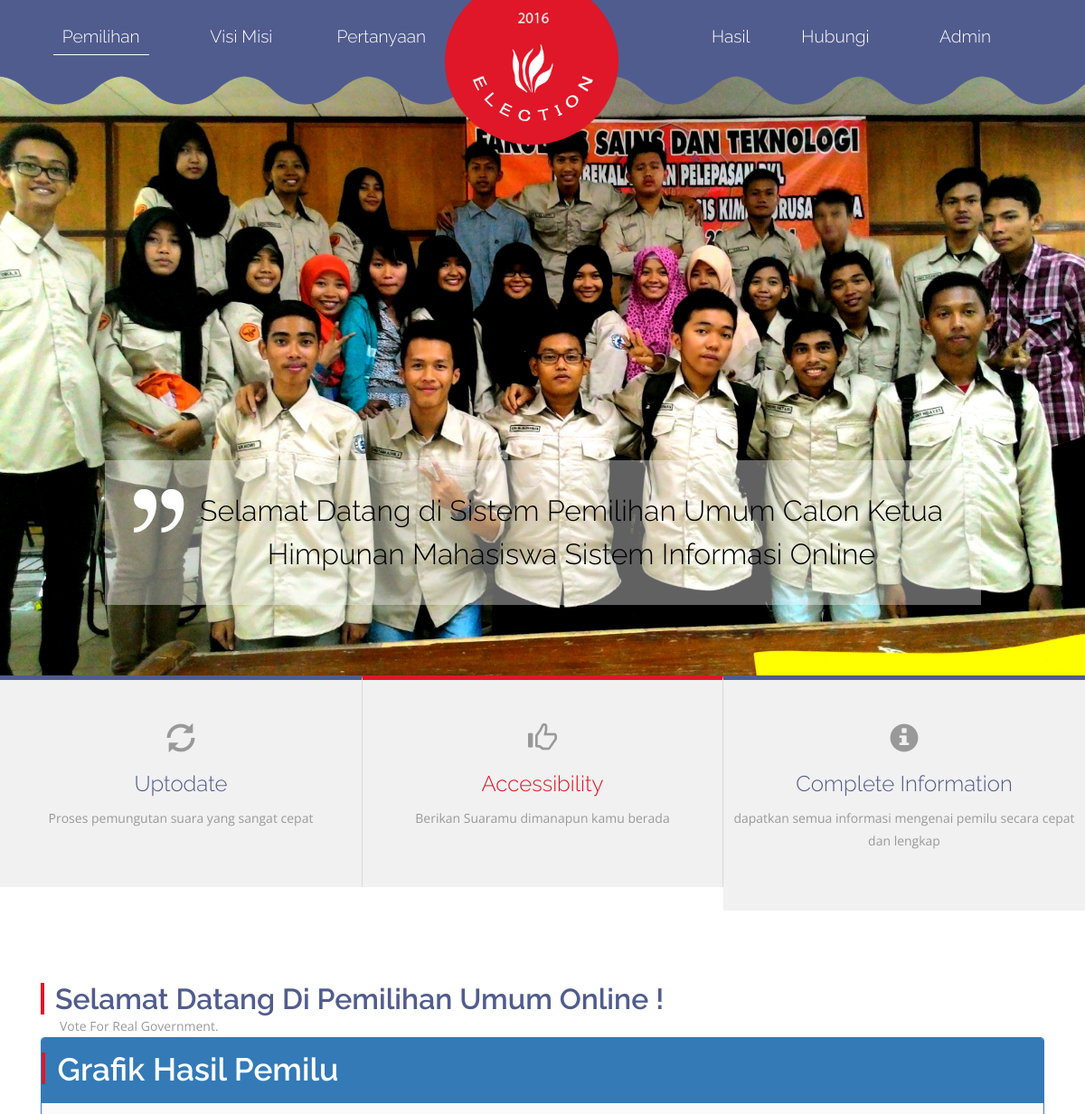
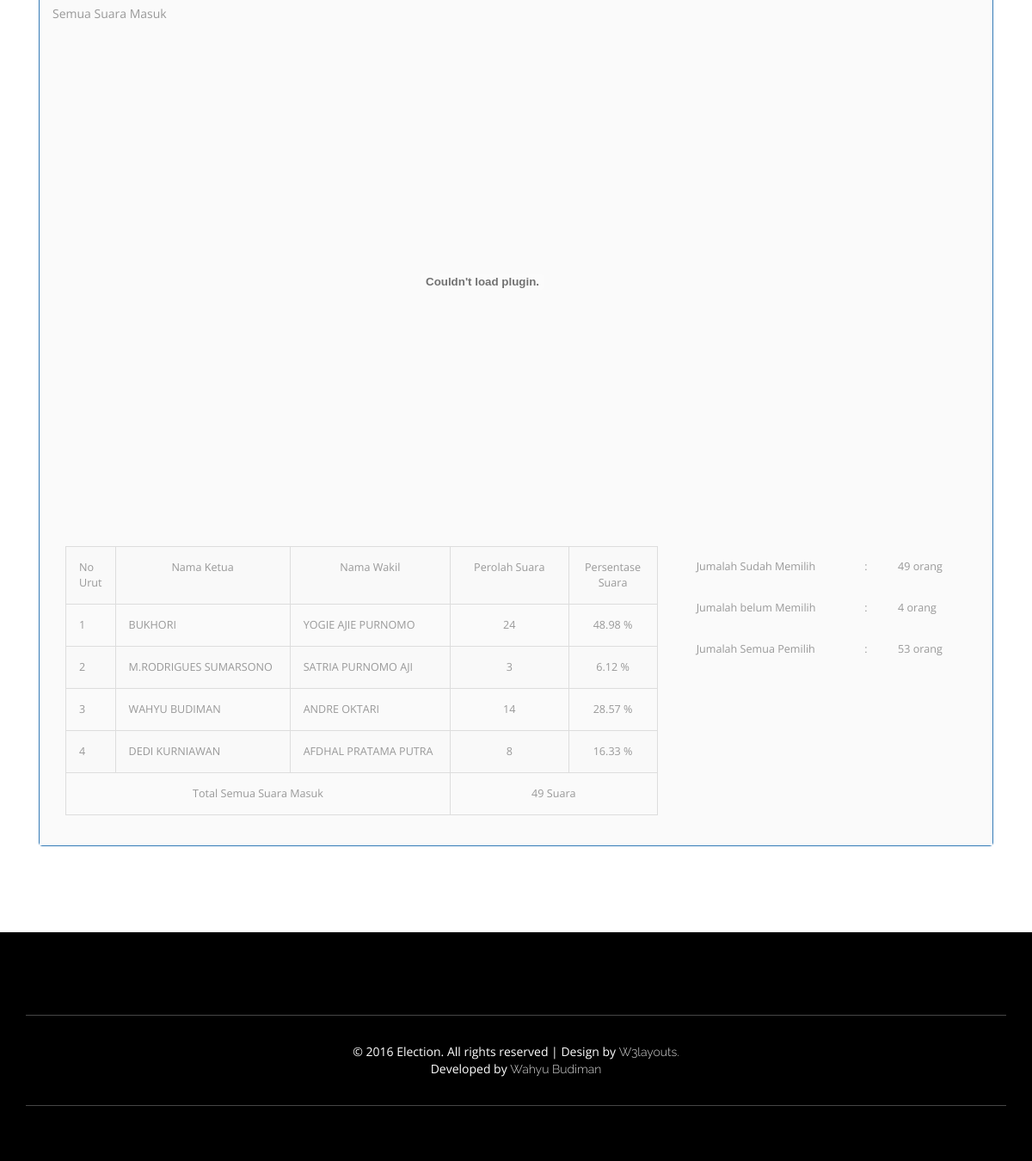
/?menu=hasil, run on the app's committed database (2 pictures, top to bottom).
### tables this page shows
CREATE TABLE `calon` (
  `id` int(11) NOT NULL,
  `c_ketua` varchar(200) NOT NULL,
  `cw_ketua` varchar(200) NOT NULL,
  `no_urut` int(11) NOT NULL,
  `foto_ketua` varchar(200) NOT NULL,
  `foto_wakil` varchar(200) NOT NULL,
  `visi` text NOT NULL,
  `misi` text NOT NULL
);

### hasil.php (the view, shortened to what this page needs)
<div class="panel panel-primary">
	<div class="panel-heading">
		<div class="panel-title"><h3 style="color:white"> Grafik Hasil Pemilu</h3></div>
	</div>
	<div class="panel-body">
		<?php
		$s=mysql_query("SELECT *from calon group by no_urut");
		$h=mysql_num_rows(mysql_query("SELECT *from suara "));
		$p=mysql_num_rows(mysql_query("SELECT *from pemilih "));
		$sm=mysql_num_rows(mysql_query("SELECT *from pemilih where status_milih='sudah' "));
		$bm=mysql_num_rows(mysql_query("SELECT *from pemilih where status_milih='belum' "));
		$i=1;
			while($f=mysql_fetch_array($s))
			{
				$cek[$i]=mysql_query("SELECT *from suara where no_urut='$f[no_urut]'");
				$cek2[$i]=mysql_num_rows($cek[$i]);
				?>
				<?php
				$i++;
			}
		?>
		<div class="col-md-8">
			<table  class="table table-striped table-bordered">
				<tr >
					<td width="5%">No Urut</td><td align="center">Nama Ketua</td><td align="center">Nama Wakil</td><td align="center" width="20%">Perolah Suara</td><td align="center" width="15%">Persentase Suara</td>
				</tr>
				<?php
				$s=mysql_query("SELECT *from calon group by no_urut");
				$i=1;
					while($f=mysql_fetch_array($s))
					{
						$cek[$i]=mysql_query("SELECT *from suara where no_urut='$f[no_urut]'");
						$cek2[$i]=mysql_num_rows($cek[$i]);
						$persentase[$i]=($cek2[$i]/$h)*100;
						?>
						<tr>
							<td><?php echo $f[no_urut]; ?></td><td><?php echo $f[c_ketua]; ?></td><td><?php echo $f[cw_ketua]; ?></td><td align="center"><?php echo $cek2[$i];  ?></td><td align="center"><?php echo number_format($persentase[$i],2)." %";  ?></td>
						</tr>
						<?php
						$i++;
					}
				?>
				<tr>
					<td colspan="3" align="center">Total Semua Suara Masuk</td><td align="center" colspan="2"><?php echo $h." Suara"; ?></td>
				</tr>
			</table>
		</div>
		<div class="col-md-4">
			<table class="table">
				<tr>
					<td>Jumalah Sudah Memilih</td><td>:</td><td><?php echo $sm." orang" ?></td>
				</tr>
				<tr>
					<td>Jumalah belum Memilih</td><td>:</td><td><?php echo $bm." orang" ?></td>
				</tr>
				<tr>
					<td>Jumalah Semua Pemilih</td><td>:</td><td><?php echo $p." orang" ?></td>
				</tr>
			</table>
		</div>
	</div>
</div>

### index.php (shortened to what this page needs)
<!DOCTYPE HTML>
<html>
<head>
<link href="css/bootstrap.css" rel='stylesheet' type='text/css' />
<link rel="stylesheet" type="text/css" href="css/bootstrap.min.css">
<link rel="stylesheet" type="text/css" href="css/style.css">
<link rel="stylesheet" href="css/flexslider.css" type="text/css" media="screen" />
<link rel="stylesheet" type="text/css" href="css/alertify.min.css">
<link rel="stylesheet" type="text/css" href="css/themes/default.css">
<link rel="stylesheet" type="text/css" href="css/themes/semantic.css">
</head>
<body>
	<div class="header_bg">
		<div class="container">
			<div class="header">
				<div class="logo">
					<a href="index.html"><img src="images/logo1.png" alt=" " /></a>
				</div>
				<nav class="navbar navbar-default">
					<div class="collapse navbar-collapse nav-wil" id="bs-example-navbar-collapse-1">
						<ul class="nav navbar-nav">
							<li class="act"><a href="index.php">Pemilihan</a></li>
							<li><a href="#">Visi Misi</a></li>
							<li><a href="?menu=ask">Pertanyaan</a></li>
							<li><a href="?menu=hasil">Hasil</a></li>
							<li><a href="#">Hubungi</a></li>
							<li><a href="#admin" data-toggle="modal">Admin</a></li>
						</ul>
					</div>
				</nav>
			</div>
		</div>
	</div>
	<div class="banner">
		<div class="container">
				<section class="slider">
					<div class="flexslider">
						<ul class="slides">
							<li>
								<div class="banner-info">
									<div class="dummy_text">
										<h1 style="color:black;">Selamat Datang di Sistem  Pemilihan Umum Calon Ketua Himpunan Mahasiswa Sistem Informasi Online
										</h1>
									</div>
								</div>
							</li>
						</ul>
					</div>
				</section>
			</div>
	</div>
	<div class="banner-bottom1">
		<div class="banner-bottom1-grids">
			<div class="col-md-4 banner-bottom1-left banner-bottom1-left1">
				<div class="banner-bottom1-lft">
					<span class="glyphicon glyphicon-refresh" aria-hidden="true"></span>
					<h3>Uptodate</h3>
					<p>Proses pemungutan suara yang sangat cepat </p>
				</div>
			</div>
			<div class="col-md-4 banner-bottom1-left">
				<div class="banner-bottom1-lft">
					<span class="glyphicon glyphicon-thumbs-up" aria-hidden="true"></span>
					<h3>Accessibility</h3>
					<p>Berikan Suaramu dimanapun kamu berada</p>
				</div>
			</div>
			<div class="col-md-4 banner-bottom1-left banner-bottom1-left2">
				<div class="banner-bottom1-lft">
					<span class="glyphicon glyphicon-info-sign" aria-hidden="true"></span>
					<h3>Complete Information</h3>
					<p> dapatkan semua informasi mengenai pemilu secara cepat dan lengkap</p>
				</div>
			</div>
		</div>
	</div>
	<div class="wlcome">
		<div class="container">
			<div class="wlcome-grids">
				<div class="col-md-12 wlcome-grid-left">
					<div class="election_grid">
						<h3>Selamat Datang di Pemilihan Umum Online  !</h3>
						<p class="nihil">Vote For Real Government.</p>
						<?php
						if($_GET[menu]=='hasil')
						{
							include "hasil.php";
						}
						?>
					</div>
				</div>
			</div>
		</div>
	</div>
	<div class="footer">
		<div class="container">
			<div class="footer-copy">
				<p>&copy 2016 Election. All rights reserved | Design by <a href="http://w3layouts.com">W3layouts.</a></p>
				<p>Developed by <a href="#">Wahyu Budiman</a></p>
			</div>
		</div>
	</div>
</body>
</html>

### css/flexslider.css (style rules this page uses)
.slides, .flex-control-nav, .flex-direction-nav { margin: 0; padding: 0; list-style: none; }
.flexslider .slides > li { display: none; -webkit-backface-visibility: hidden; }
.slides:after { content: "."; display: block; clear: both; visibility: hidden; line-height: 0; height: 0; }
.flexslider { border: 0px; position: relative; zoom: 1; }
.flexslider .slides { zoom: 1; }

### data on the page
calon: no_urut "1", c_ketua "BUKHORI", cw_ketua "YOGIE AJIE PURNOMO", i "24", i "48.98"
calon: no_urut "2", c_ketua "M.RODRIGUES SUMARSONO", cw_ketua "SATRIA PURNOMO AJI", i "3", i "6.12"
calon: no_urut "3", c_ketua "WAHYU BUDIMAN", cw_ketua "ANDRE OKTARI", i "14", i "28.57"
calon: no_urut "4", c_ketua "DEDI KURNIAWAN", cw_ketua "AFDHAL PRATAMA PUTRA", i "8", i "16.33"

### other printed values
$h "49"
$sm "49"
$bm "4"
$p "53"
